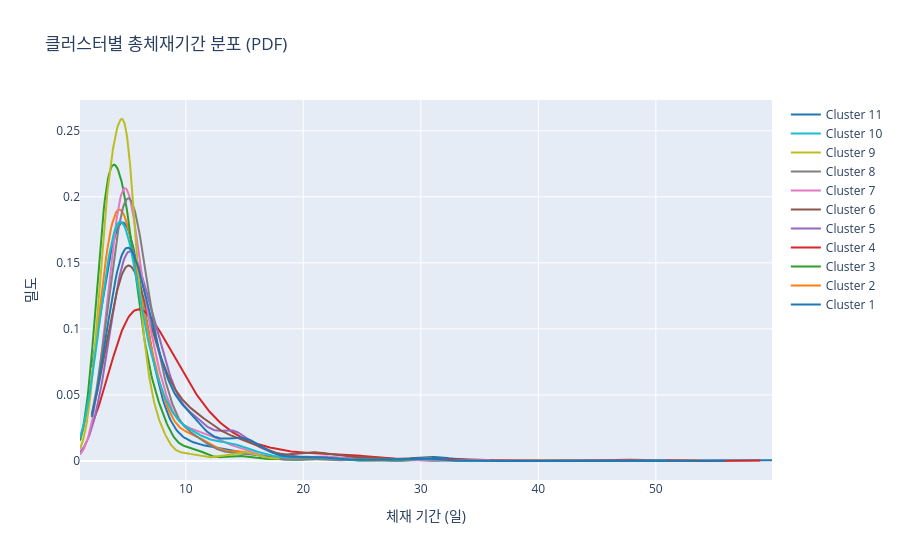

Notebook cell for this chart:
### Markdown cell above
### 총 체재기간 분포

### Code cell
import plotly.figure_factory as ff

# 데이터 추출 (결측치 제거 필수)
clusters = sorted(df['Cluster'].unique())
hist_data = [df[df['Cluster'] == c]['문9-3. 총 체재기간_61일 이상 결측'].dropna() for c in clusters]
group_labels = [f'Cluster {c}' for c in clusters]

# PDF 그래프 (곡선 중심)
fig = ff.create_distplot(hist_data, group_labels,
                         show_hist=False, # 막대 그래프는 끄고 곡선만
                         show_rug=False)

fig.update_layout(
    title="클러스터별 총체재기간 분포 (PDF)",
    xaxis_title="체재 기간 (일)",
    yaxis_title="밀도"
)
fig.show()

### Figure 1 — Plotly figure (JSON) as saved in the notebook; plotly's stock layout.template omitted (floating-point values rounded to 4 significant figures; data arrays with more than 128 entries replaced by an {"elided": "..."} marker saying what was removed)
{"data": [{"legendgroup": "Cluster 1", "marker": {"color": "rgb(31, 119, 180)"}, "mode": "lines", "name": "Cluster 1", "showlegend": true, "type": "scatter", "x": {"elided": "500 float values"}, "xaxis": "x", "y": {"elided": "500 float values"}, "yaxis": "y"}, {"legendgroup": "Cluster 2", "marker": {"color": "rgb(255, 127, 14)"}, "mode": "lines", "name": "Cluster 2", "showlegend": true, "type": "scatter", "x": {"elided": "500 float values"}, "xaxis": "x", "y": {"elided": "500 float values"}, "yaxis": "y"}, {"legendgroup": "Cluster 3", "marker": {"color": "rgb(44, 160, 44)"}, "mode": "lines", "name": "Cluster 3", "showlegend": true, "type": "scatter", "x": {"elided": "500 float values"}, "xaxis": "x", "y": {"elided": "500 float values"}, "yaxis": "y"}, {"legendgroup": "Cluster 4", "marker": {"color": "rgb(214, 39, 40)"}, "mode": "lines", "name": "Cluster 4", "showlegend": true, "type": "scatter", "x": {"elided": "500 float values"}, "xaxis": "x", "y": {"elided": "500 float values"}, "yaxis": "y"}, {"legendgroup": "Cluster 5", "marker": {"color": "rgb(148, 103, 189)"}, "mode": "lines", "name": "Cluster 5", "showlegend": true, "type": "scatter", "x": {"elided": "500 float values"}, "xaxis": "x", "y": {"elided": "500 float values"}, "yaxis": "y"}, {"legendgroup": "Cluster 6", "marker": {"color": "rgb(140, 86, 75)"}, "mode": "lines", "name": "Cluster 6", "showlegend": true, "type": "scatter", "x": {"elided": "500 float values"}, "xaxis": "x", "y": {"elided": "500 float values"}, "yaxis": "y"}, {"legendgroup": "Cluster 7", "marker": {"color": "rgb(227, 119, 194)"}, "mode": "lines", "name": "Cluster 7", "showlegend": true, "type": "scatter", "x": {"elided": "500 float values"}, "xaxis": "x", "y": {"elided": "500 float values"}, "yaxis": "y"}, {"legendgroup": "Cluster 8", "marker": {"color": "rgb(127, 127, 127)"}, "mode": "lines", "name": "Cluster 8", "showlegend": true, "type": "scatter", "x": {"elided": "500 float values"}, "xaxis": "x", "y": {"elided": "500 float values"}, "yaxis": "y"}, {"legendgroup": "Cluster 9", "marker": {"color": "rgb(188, 189, 34)"}, "mode": "lines", "name": "Cluster 9", "showlegend": true, "type": "scatter", "x": {"elided": "500 float values"}, "xaxis": "x", "y": {"elided": "500 float values"}, "yaxis": "y"}, {"legendgroup": "Cluster 10", "marker": {"color": "rgb(23, 190, 207)"}, "mode": "lines", "name": "Cluster 10", "showlegend": true, "type": "scatter", "x": {"elided": "500 float values"}, "xaxis": "x", "y": {"elided": "500 float values"}, "yaxis": "y"}, {"legendgroup": "Cluster 11", "marker": {"color": "rgb(31, 119, 180)"}, "mode": "lines", "name": "Cluster 11", "showlegend": true, "type": "scatter", "x": {"elided": "500 float values"}, "xaxis": "x", "y": {"elided": "500 float values"}, "yaxis": "y"}], "layout": {"barmode": "overlay", "hovermode": "closest", "legend": {"traceorder": "reversed"}, "title": {"text": "클러스터별 총체재기간 분포 (PDF)"}, "xaxis": {"anchor": "y2", "domain": [0, 1], "title": {"text": "체재 기간 (일)"}, "zeroline": false}, "yaxis": {"anchor": "free", "domain": [0, 1], "position": 0, "title": {"text": "밀도"}}}}
